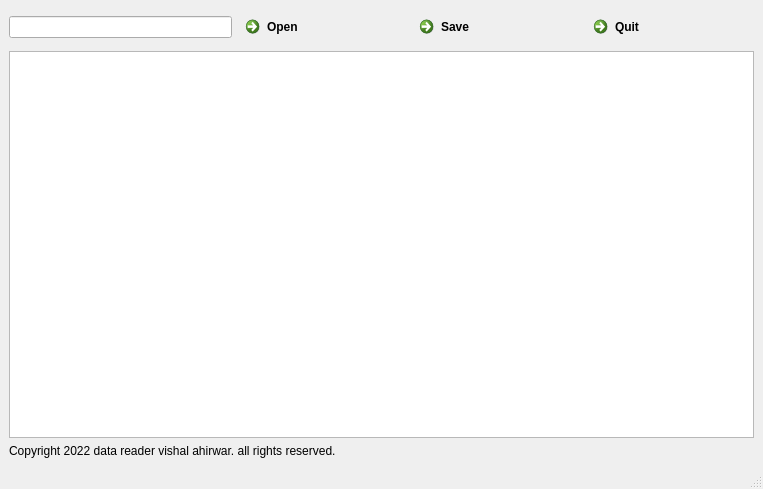
<?xml version="1.0" encoding="UTF-8"?>
<ui version="4.0">
 <class>MainWindow</class>
 <widget class="QMainWindow" name="MainWindow">
  <property name="geometry">
   <rect>
    <x>0</x>
    <y>0</y>
    <width>763</width>
    <height>489</height>
   </rect>
  </property>
  <property name="windowTitle">
   <string>Open Source Reader</string>
  </property>
  <widget class="QWidget" name="centralwidget">
   <layout class="QGridLayout" name="gridLayout">
    <item row="0" column="0">
     <layout class="QHBoxLayout" name="horizontalLayout">
      <item>
       <widget class="QLineEdit" name="lineEdit">
        <property name="dragEnabled">
         <bool>true</bool>
        </property>
        <property name="readOnly">
         <bool>false</bool>
        </property>
        <property name="placeholderText">
         <string extracomment="File Path ..."/>
        </property>
        <property name="clearButtonEnabled">
         <bool>true</bool>
        </property>
       </widget>
      </item>
      <item>
       <widget class="QCommandLinkButton" name="commandLinkButton">
        <property name="text">
         <string>Open</string>
        </property>
       </widget>
      </item>
      <item>
       <widget class="QCommandLinkButton" name="commandLinkButton_2">
        <property name="text">
         <string>Save</string>
        </property>
       </widget>
      </item>
      <item>
       <widget class="QCommandLinkButton" name="commandLinkButton_3">
        <property name="text">
         <string>Quit</string>
        </property>
       </widget>
      </item>
     </layout>
    </item>
    <item row="1" column="0">
     <widget class="QTextEdit" name="textEdit"/>
    </item>
    <item row="2" column="0">
     <widget class="QLabel" name="label">
      <property name="text">
       <string>Copyright 2022 data reader vishal ahirwar. all rights reserved.</string>
      </property>
      <property name="margin">
       <number>0</number>
      </property>
     </widget>
    </item>
   </layout>
  </widget>
  <widget class="QStatusBar" name="statusbar"/>
  <action name="actionOpen">
   <property name="text">
    <string>Open</string>
   </property>
  </action>
  <action name="actionSave">
   <property name="text">
    <string>Save</string>
   </property>
  </action>
  <action name="actionQuit">
   <property name="text">
    <string>Quit</string>
   </property>
  </action>
  <action name="actionAbout">
   <property name="text">
    <string>About</string>
   </property>
  </action>
 </widget>
 <resources/>
 <connections/>
</ui>
